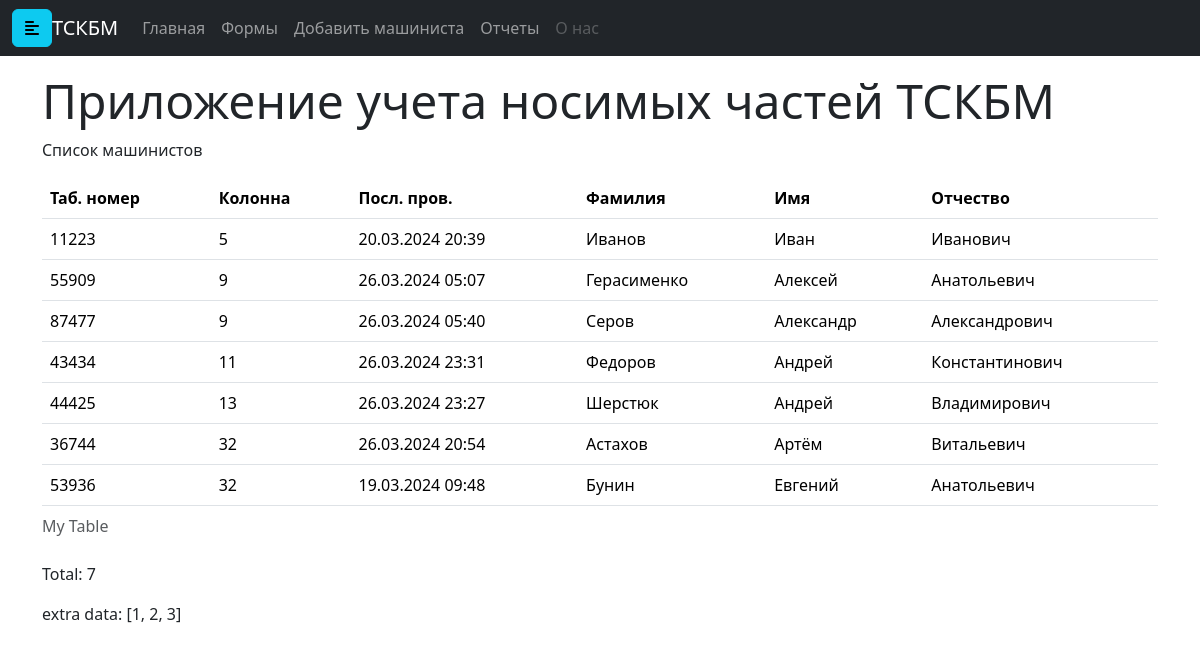
Before: / with the older database file.
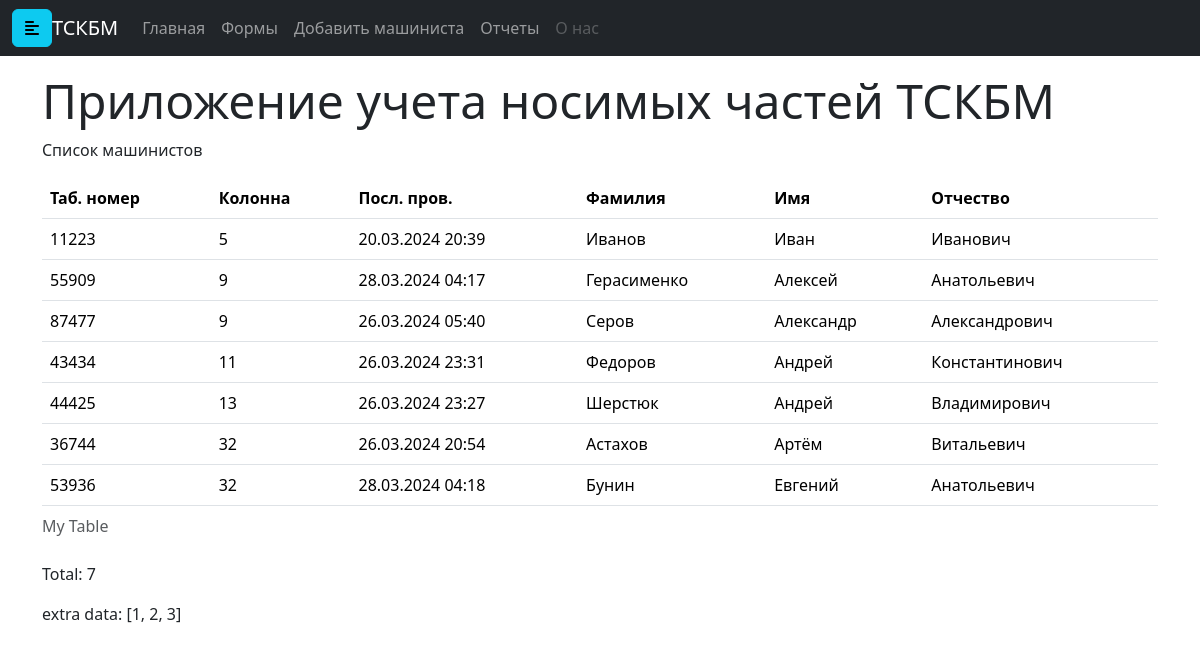
After: the same page with the newer database file.
### db/models/tables.py (models this page shows)
class Base(DeclarativeBase):
    __abstract__ = True

class User(Base):
    __tablename__ = "users"
    id: Mapped[int] = mapped_column(primary_key=True)
    tabnum: Mapped[int] = mapped_column()
    column: Mapped[int]
    lname: Mapped[str]
    fname: Mapped[str]
    pname: Mapped[str]
    last_checkout: Mapped[datetime]
    watch_id: Mapped[int] = mapped_column(ForeignKey("watches.id"))
    watch: Mapped["Watch"] = relationship(lazy="selectin", uselist=False)
    times: Mapped[list["Times"]] = relationship(lazy="selectin", uselist=True)

### main.py (the view)
@app.get("/", response_model=list[BaseUserModel])
async def home(
    request: Request,
    session: AsyncSession = Depends(db_helper.scoped_session_dependency),
):
    models = await get_all_users(session)
    users = [BaseUserModel.model_validate(user).model_dump() for user in models]
    return templates.TemplateResponse(
        "page.html", {"request": request, "data": users, "extra": [1, 2, 3]}
    )

### templates/page.html (shortened to what this page needs)
{% extends "base.html" %}
{% block head %}
{{ super() }}
{% endblock %}
{% block content %}
<div class="container mt-3">
<h1 class="display-5">
    Приложение учета носимых частей ТСКБМ
</h1>
<p id="content">Список машинистов</p>
<table class="table table-divider">
  <caption>My Table</caption>
  <thead>
    <tr>
      <th scope="col">Таб. номер</th>
      <th scope="col">Колонна</th>
      <th scope="col">Посл. пров.</th>
      <th scope="col">Фамилия</th>
      <th scope="col">Имя</th>
      <th scope="col">Отчество</th>
    </tr>
  </thead>
<tbody>
{% for item in data %}
    <tr>
        <td>{{ item.tabnum }}</td>
        <td>{{ item.column }}</td>
        <td>{{ item.last_checkout }}</td>
        <td>{{ item.lname }}</td>
        <td>{{ item.fname }}</td>
        <td>{{item.pname }}</td>
    </tr>
{% endfor %}
</tbody>
</table>
<p>Total: {{ data.__len__() }}</p>
<div><p>extra data: {{ extra }}</p></div>
{% endblock %}

### templates/base.html (shortened to what this page needs)
<!DOCTYPE html>
<html lang="ru">
<head>
    {% block head %}
    <link rel="stylesheet" href="{{ url_for('static', path='/bootstrap/css/bootstrap.min.css') }}">
    <link rel="stylesheet" href="{{ url_for('static', path='/bootstrap/css/bootstrap-grid.min.css') }}">
    {% endblock %}
</head>
<body>
{% include 'nav.html' %}
{% block content %}
{% endblock %}
</body>
</html>

### templates/nav.html (shortened to what this page needs)
<nav class="navbar navbar-expand-lg navbar-dark bg-dark">
  <div class="container-fluid">
    <button type="button" id="sidebarCollapse" class="btn btn-info">
        <i class="fas fa-align-left"></i>
    </button>
    <a class="navbar-brand" href="/">ТСКБМ</a>
    <div class="collapse navbar-collapse" id="navbarNav">
      <ul class="navbar-nav">
        <li class="nav-item {{'active' if active_page == 'unsplash' }}">
          <a class="nav-link" href="/">Главная</a>
        </li>
        <li class="nav-item">
          <a class="nav-link {{'active' if active_page == 'forms' }}" href="/forms">Формы</a>
        </li>
        <li class="nav-item">
          <a class="nav-link {{'active' if active_page == 'unsplash' }}" href="#">Добавить машиниста</a>
        </li>
        <li class="nav-item">
          <a class="nav-link {{'active' if active_page == 'unsplash' }}" href="/temp">Отчеты</a>
        </li>
        <li class="nav-item {{'active' if active_page == 'unsplash' }}">
            <a class="nav-link disabled" href="#" tabindex="-1" aria-disabled="true">О нас</a>
        </li>
      </ul>
    </div>
  </div>
</nav>

Changed rows visible on the page:
changed User "Герасименко": last_checkout "26.03.2024 05:07" → "28.03.2024 04:17"
changed User "Бунин": last_checkout "19.03.2024 09:48" → "28.03.2024 04:18"
